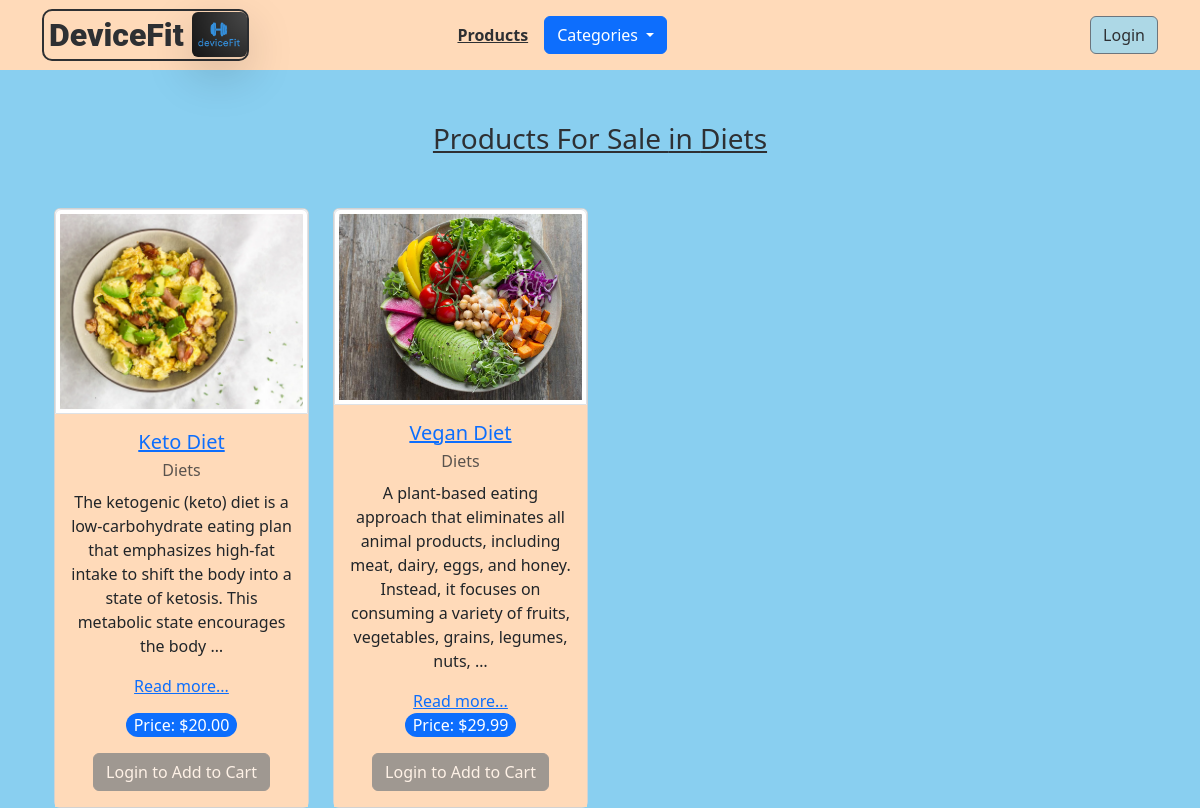
/category/diets/, run on an earlier commit of the app's database.
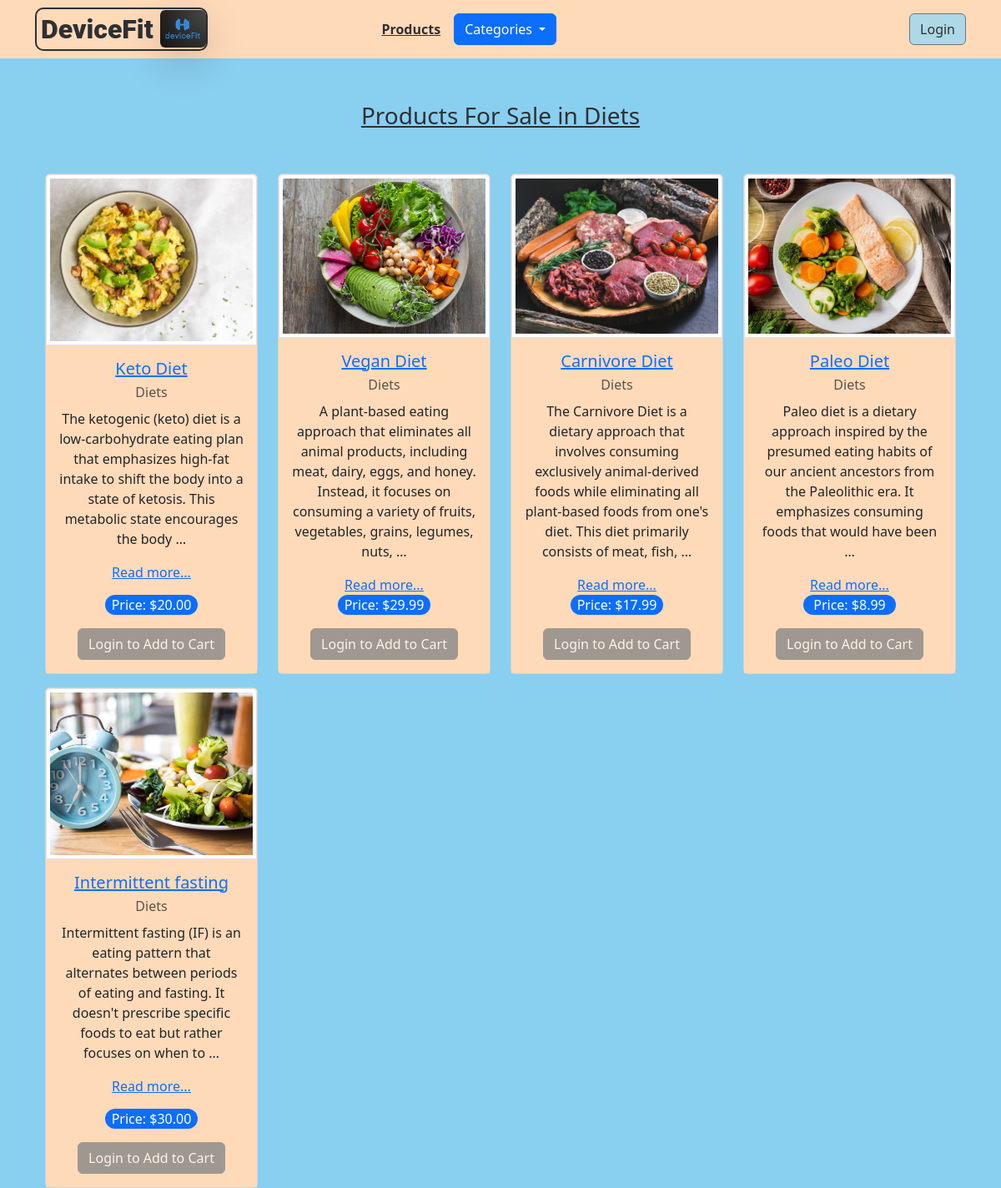
And on a later commit of the database.
### app/models.py (models this page shows, shortened)
class Category(models.Model):
    name = models.CharField(max_length=255)
    slug = models.SlugField(unique=True, blank=True, default="")
    class Meta:
        verbose_name_plural = "Categories"
    def __str__(self) -> str:
        return self.name

class Product(models.Model):
    name = models.CharField(max_length=255)
    description = models.TextField()
    price = models.DecimalField(
        max_digits=10, decimal_places=2, validators=[MinValueValidator(0.01)]
    )
    image = models.ImageField(upload_to="products/")
    category = models.ForeignKey(to=Category, on_delete=models.CASCADE)
    user = models.ForeignKey(to=User, on_delete=models.CASCADE)
    created_at = models.DateTimeField(auto_now_add=True)
    updated_at = models.DateTimeField(auto_now=True)
    slug = models.SlugField(unique=True, blank=True, default="")
    class Meta:
        unique_together = ["user", "slug"]

### app/views.py (the view)
# urls.py: path("category/<str:slug>/", views.category, name="category"),
def category(request: HttpRequest, slug: str) -> HttpResponse:
    context = {
        "categories": get_categories(),
        "products": models.Product.objects.filter(category__slug=slug),
        "category": models.Category.objects.get(slug=slug),
        "info": get_user_info(request),
    }
    return render(request, "products.html", context)

### app/views.py (called while the page is built)
def get_categories() -> list[models.Category]:
    return list(models.Category.objects.all())

def get_user_info(request: HttpRequest) -> models.UserInformation | None:
    if not request.user.is_authenticated:
        return None
    try:
        return models.UserInformation.objects.get(user=request.user)  # type: ignore
    except models.UserInformation.DoesNotExist:
        return None

### app/templates/products.html (shortened to what this page needs)
{% extends 'base.html' %} {% block content %}
<div class="container text-center">
    <h3 class="my-5">
        <span
            class="text-decoration-underline rounded-pill py-1 px-2 d-inline-block mx-auto bg-darkGray"
        >
            Products For Sale {% if category %} in {{ category.name }} {% endif %}
        </span>
    </h3>
    <div class="row gy-3">
         {% for product in products %}
        <div class="col-12 col-sm-6 col-md-4 col-lg-3">
            {% include 'product.html' %}
        </div>
        {% endfor %}
    </div>
</div>
{% endblock %}

### app/templates/base.html (shortened to what this page needs)
<!DOCTYPE html>
<html lang="en">
<head>
    <link href="https://cdn.jsdelivr.net/npm/bootstrap@5.3.1/dist/css/bootstrap.min.css" rel="stylesheet">
</head>
<body>
    {% include 'header.html' %}
    <div class="container">{% block content %} {% endblock %}</div>
</body>
</html>

### app/templates/header.html
<nav class="navbar navbar-expand-lg navbar-dark bg-peach">
    <div class="container">
        <a href="/" class="text-decoration-none">
            <span class="navbar-brand fw-bold fs-2 text-center" style="border: 2px solid #2E3033; padding: 5px; border-radius: 10px; background-color: #FFDAB9; color: #2E3033;">
                <b>DeviceFit</b>
                <img
                class="img-fluid rounded shadow-lg thumbnail"
        src="/media/logo/deviceFit logo.png"
        alt="logo"
        style="height: 45px; width: 55px; margin-top: -6px; margin-right: -5px;"
    />
            </span>
        </a>
        <div class="d-flex align-items-center gap-3" style="margin-left: -230px">
            <a href="/products" class="bg-darkGray">
                <b>Products</b>
            </a>
            {% include 'categories.html' %}
        </div>
        <div class="d-flex align-items-center gap-3">
            {% include 'account.html' %}
        </div>
    </div>
</nav>

### app/templates/categories.html (shortened to what this page needs)
<div class="dropdown">
    <button class="btn btn-primary dropdown-toggle" type="button" id="categoriesDropdown" data-bs-toggle="dropdown" aria-expanded="false">
        Categories
    </button>
</div>

### app/templates/account.html
<span class="navbar-text">
    {% if user.is_authenticated %}
    <span class="bg-darkGray">Welcome, </span>
    <img
        src="{{ info.avatar.url }}"
        alt="Avatar"
        class="rounded-circle"
        style="width: 1.8rem; height: 1.8rem"
    />
    <a href="/profile" class="me-3 bg-darkGray">{{ info.nickname }}</a>
    <a href="/cart" class="text-decoration-none">
        <button type="button" class="btn btn-secondary ms-2 bg-lightBlue bg-darkGray">Shopping Cart</button>
    </a>
    <a href="/admin/app/product/add/" class="text-decoration-none">
        <button type="button" class="btn btn-secondary ms-2 bg-darkGray bg-lightBlue">
            Add Product
        </button>
    </a>
    <a href="/logout/?next=/">
    <button type="button" class="btn btn-secondary ms-2 bg-lightBlue bg-darkGray">
        Logout
    </button></a>
    {% else %}
    <a href="/login/?next=/">
    <button type="button" class="btn btn-secondary bg-lightBlue bg-darkGray">
        Login
    </button>
    </a>
    {% endif %}
</span>

### app/templates/product.html (shortened to what this page needs)
<div class="card">
    <img
        class="img-fluid img-thumbnail rounded-bottom-0 bg-pe thumbnail"
        style="height: 205px;"
        src="{{ product.image.url }}"
        alt="{{ product.name }}"
    />
    <div class="card-body d-flex flex-column bg-peach">
        <div class="d-flex flex-column justify-content-begin h-75">
            <h5 class="card-title">
                <a href="/product/{{ product.slug }}">{{ product.name }}</a>
            </h5>
            <p class="card-subtitle text-body-secondary mb-2 bg">
                {{ product.category }}
            </p>
            <p class="card-text" id="desc-{{ product.name }}">
                {{ product.description|truncatewords:28 }}
            </p>
            <a href="/product/{{ product.slug }}" class="read-more" data-product-name="{{ product.name }}">Read more...</a>
        </div>
        <div class="mt-auto">
            <p class="card-text bg-primary rounded-pill w-50 mx-auto text-white">
                Price: ${{ product.price }}
            </p>
            <button
                id="{{ product.slug }}"
                class="btn btn-secondary rounded add-to-cart"
                data-bs-toggle="tooltip"
                data-bs-trigger="manual"
                data-bs-placement="top"
                data-bs-title="Added to cart!"
                data-bs-target="#added-to-cart"
                type="button"
                {% if not user.is_authenticated %} disabled {% endif %}
            >
                {% if not user.is_authenticated %} Login to Add to Cart {% else %}
                Add to Cart
                {% endif %}
            </button>
        </div>
    </div>
</div>

### app/templates/base.html (style rules this page uses)
.card { height: 600px; display: flex; flex-direction: column; }
.card img { height: auto; max-height: 50%; }
.card .card-body { flex: 1; }
.img-fluid { object-fit: cover; }
body { background-color: #89cff0; background-image: url("https://www.transparenttextures.com/patterns/connected.png"); }
span.navbar-brand { font-family: "Roboto", Arial, sans-serif; }
.bg-peach { background-color: #FFDAB9; }
.bg-lightBlue { background-color: #ADD8E6; }
.bg-darkGray { color: #2E3033; }

What changed in the data, as far as the page shows it:
added Product: image (picture), name "Carnivore Diet", category "Diets", description "The Carnivore Diet is a dietary approach that involves consuming exclusively animal-derived foods while eliminating all plant-based foods from one's diet. This diet primarily consists of meat, fish, …", price "17.99"
added Product: image (picture), name "Paleo Diet", category "Diets", description "Paleo diet is a dietary approach inspired by the presumed eating habits of our ancient ancestors from the Paleolithic era. It emphasizes consuming foods that would have been …", price "8.99"
added Product: image (picture), name "Intermittent fasting", category "Diets", description "Intermittent fasting (IF) is an eating pattern that alternates between periods of eating and fasting. It doesn't prescribe specific foods to eat but rather focuses on when to …", price "30.00"
